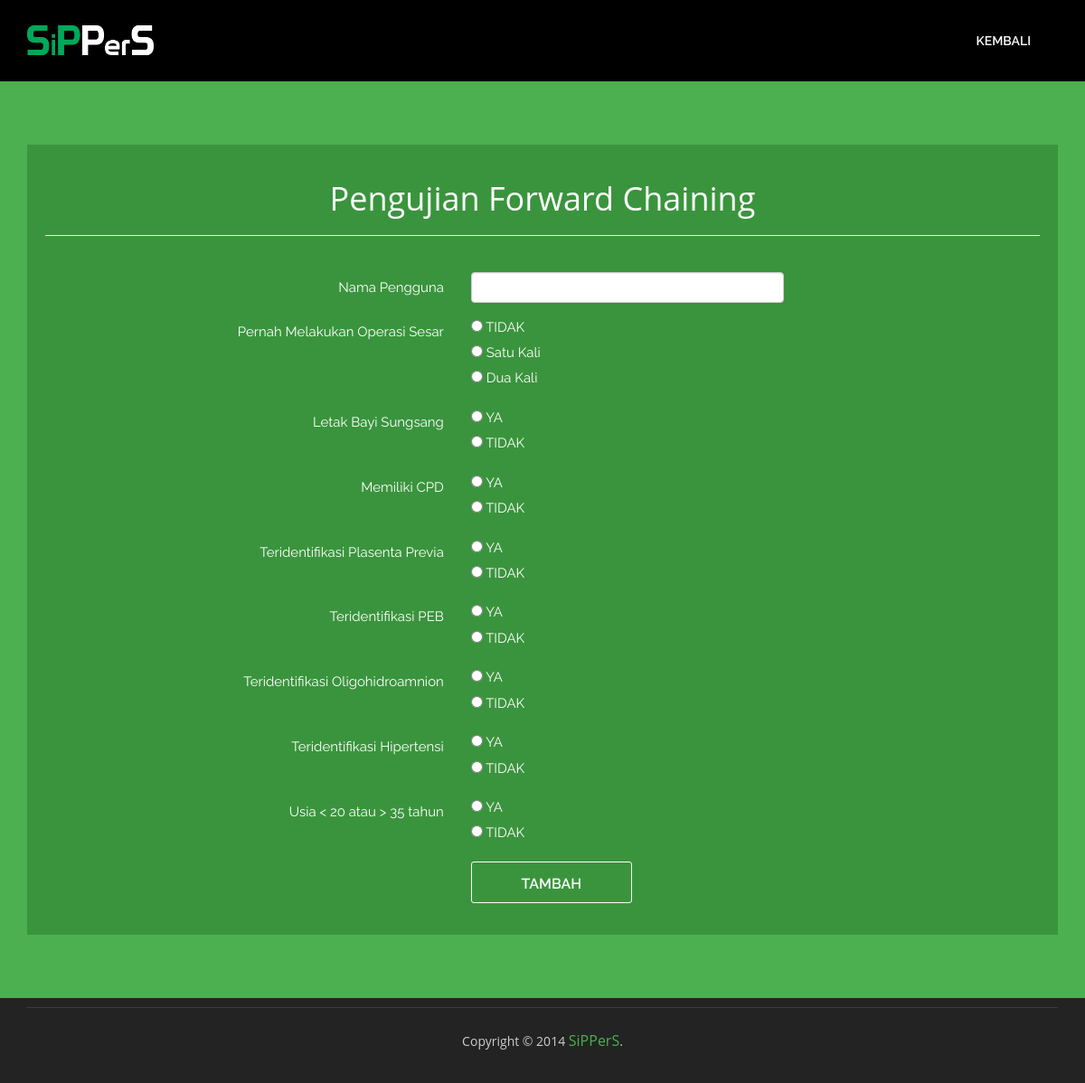
Page /periksa_fc.php on the committed database.
### tables this page shows
CREATE TABLE `daftar_gejala` (
  `id_gejala` int(5) NOT NULL AUTO_INCREMENT,
  `kode_gejala` varchar(5) NOT NULL,
  `gejala` varchar(200) NOT NULL,
  PRIMARY KEY (`id_gejala`)
);

CREATE TABLE `daftar_atribut` (
  `id_atribut` int(5) NOT NULL AUTO_INCREMENT,
  `id_gejala` int(5) NOT NULL,
  `atribut` varchar(100) NOT NULL,
  PRIMARY KEY (`id_atribut`)
);

### periksa_fc.php (the view, shortened to what this page needs)
<!doctype html>
<?php
	include 'config.php';
?>
<html style="background:#000;">
<head>
<link href="css/bootstrap.min.css" rel="stylesheet" type="text/css">
<link href="css/style.css" rel="stylesheet" type="text/css">
<link href="css/font-awesome.css" rel="stylesheet" type="text/css">
<link href="css/animate.css" rel="stylesheet" type="text/css">
</head>
<body>
<header id="header_wrapper">
  <div class="container">
    <div class="header_box">
      <div class="logo"><a href="#"><img src="img/logo1.png" alt="logo" width="140"></a></div>
	  <nav class="navbar navbar-inverse" role="navigation">
	    <div id="main-nav" class="collapse navbar-collapse navStyle">
			<ul class="nav navbar-nav" id="mainNav">
				<li><a href='periksa.php'>Kembali</a></li>
			</ul>
      </div>
	 </nav>
    </div>
  </div>
</header>
<section id="hero_section" class="top_cont_outer">
  <div class="hero_wrapper" id="hero_periksa">
    <div class="container">
      <div class="hero_section">
        <div class="row">
          <div class="col-lg-12 col-sm-5">
            <div class="top_left_cont zoomIn wow animated">
			  <div class="periksa">
				<center><h1 style="color:white;">Pengujian Forward Chaining</h1></center>
				<hr style="color:white;">
				<form class="form-horizontal" method="post" action="pengujian_fc_act.php">
				<br>
					<div class="form-group">
					<label for="Gejala" class="col-md-3 col-md-offset-2 control-label teks">Nama Pengguna</label>
					<div class="col-sm-4    ">
					  <input type="text" class="form-control" name="nama">
					</div>
				  </div>
					<?php
				  $query= mysqli_query($con,"SELECT * FROM daftar_gejala ORDER BY id_gejala");
				  while ($hasil=mysqli_fetch_array($query)) {
						$quer1=mysqli_query($con,"select id_atribut, id_gejala, atribut from daftar_atribut where id_gejala=".$hasil['id_gejala']);
						echo " <div class='form-group'>
									<label for='Gejala' class='col-md-3 col-md-offset-2 control-label teks'>$hasil[gejala]</label>
									<div class='col-sm-5'>";
										while($r=mysqli_fetch_array($quer1))
										{
											$id_gejala 	= $hasil['id_gejala'];
											$atribut 	= $r['atribut'];
											$id_atribut = $r['id_atribut'];
										echo
											"<label class='teks'><input type='radio' name='gejala[".$id_gejala."]' value='$id_atribut'> $atribut </label>
											<br>";
										}
									echo "</div>
								</div>";
				  }
				  ?>
				  <div class="form-group">
					<div class="col-sm-offset-5 col-sm-5">
					  <button type="submit" class="button but1">Tambah</button>
					</div>
				  </div>
				</form>
			</div>
			 </div>
          </div>
        </div>
      </div>
    </div>
  </div>
</section>
<?php
	include_once 'template/footer.php';
?>

### css/style.css (style rules this page uses)
ul { list-style: none; }
img { max-width: 100%; }
a, a:hover, a:active { outline: 0px !important; }
body { background: #fff; font-family: 'Open Sans', sans-serif; font-size: 14px; font-weight: normal; color: #888888; margin: 0; }
#header_wrapper { background: #000; padding: 20px 0px; }
.header_box { position: relative; }
.logo { float: left; margin-top: 8px; position: relative; z-index: 2; }
.navbar-inverse { background-color: transparent; border-color: transparent; }
.navbar { border: 0px solid #fff; min-height: 40px; margin-bottom: 0px; }
.navbar-inverse .navbar-nav > li > a { color: #FFF; }
.navStyle { float: right; }
.navStyle ul { list-style: none; padding: 0px; }
.navStyle ul li { display: inline-block; margin: 0 5px; }
.navStyle ul li:first-child { ; }
.navStyle ul li:last-child { margin: 0 0 0 23px; }
.navStyle ul li a { display: block; font-size: 14px; color: #222222; font-family: 'Raleway', sans-serif; text-decoration: none; text-transform: uppercase; font-weight: 600; transition: all 0.2s ease-in-out; -moz-transition: all 0.2s ease-in-out; -webkit-transition: all 0.2s ease-in-out; }
.top_cont_outer { background: #4caf50; position: relative; }
.hero_section { position: relative; }
.top_left_cont { padding: 70px 0; }
#hero_periksa { min-height:500px; }
div.periksa { background:#3a943d; padding:20px; }

### periksa_fc.php (style rules this page uses)
.but1 { font-family: 'Raleway', sans-serif; display: block; font-size: 16px; width: 178px; height: 46px; line-height: 46px; border-radius: 3px; text-align: center; text-transform: uppercase; font-weight: 600; transition: all 0.2s ease-in-out; -moz-transition: all 0.2s ease-in-out; -webkit-transition: all 0.2s ease-in-out; background: transparent; color: #fff; border: 1px solid #fff; }
.teks { font-size: 15px; color: white; font-family: 'Raleway', times new roman; font-weight: normal; text-align: right; }

### rows in the picture
daftar_gejala: gejala "Pernah Melakukan Operasi Sesar"
daftar_atribut: atribut "TIDAK"
daftar_atribut: atribut "Satu Kali"
daftar_atribut: atribut "Dua Kali"
daftar_gejala: gejala "Letak Bayi Sungsang"
daftar_atribut: atribut "YA"
daftar_atribut: atribut "TIDAK"
daftar_gejala: gejala "Memiliki CPD"
daftar_atribut: atribut "YA"
daftar_atribut: atribut "TIDAK"
daftar_gejala: gejala "Teridentifikasi Plasenta Previa"
daftar_atribut: atribut "YA"
daftar_atribut: atribut "TIDAK"
daftar_gejala: gejala "Teridentifikasi PEB"
daftar_atribut: atribut "YA"
daftar_atribut: atribut "TIDAK"
daftar_gejala: gejala "Teridentifikasi Oligohidroamnion"
daftar_atribut: atribut "YA"
daftar_atribut: atribut "TIDAK"
daftar_gejala: gejala "Teridentifikasi Hipertensi"
daftar_atribut: atribut "YA"
daftar_atribut: atribut "TIDAK"
daftar_gejala: gejala "Usia < 20 atau > 35 tahun"
daftar_atribut: atribut "YA"
daftar_atribut: atribut "TIDAK"
